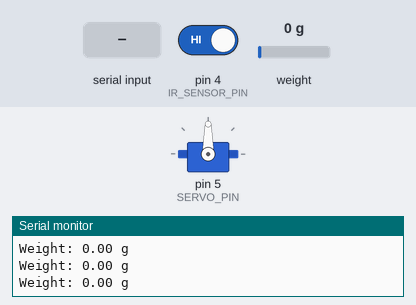
The sketch below on a simulated Arduino Uno, built with avr-gcc and run on an emulated ATmega328P. On the bench: servo, the last lines printed to the serial monitor. The test bench sets the inputs (shaded band); at power-on: pin 4 (IR_SENSOR_PIN) HIGH, weight on the scale 0 g.

Above: at 3.4 s.
3.5 s: pin 4 (IR_SENSOR_PIN) driven LOW
At 4.6 s:
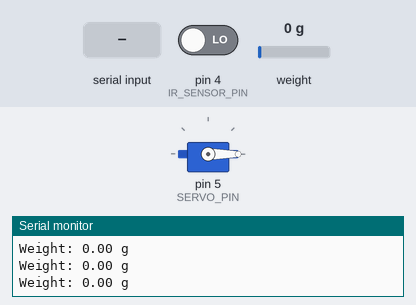
5.0 s: weight on the scale set to 81 g
6.5 s: weight on the scale set to 92 g
At 7.6 s:
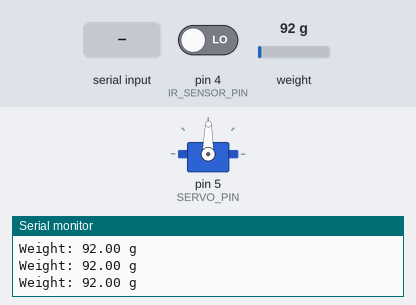
8.0 s: "f" received over Serial
At 9.4 s:
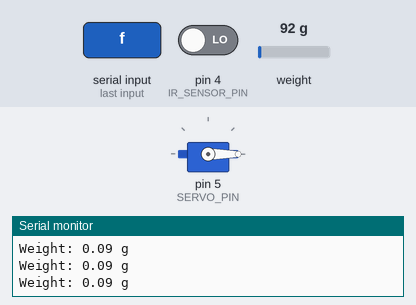
9.7 s: "v" received over Serial
At 11.1 s:
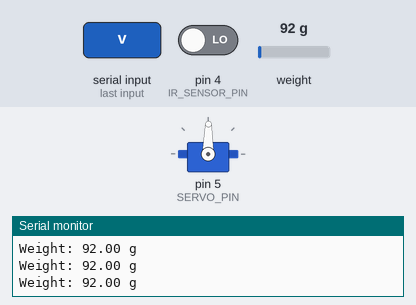
Timing chart, 0 to 12.7 s (numbered marks = the images above; inputs shaded):
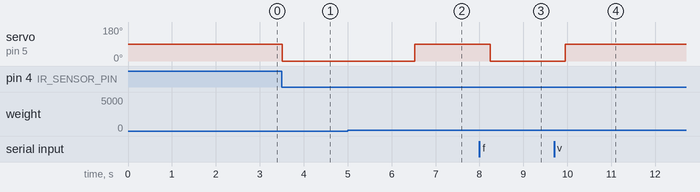

Measured:
- the behaviour switches between 84 and 85 g on weight on the scale (found by bisection; images 1 and 2)
- after the input at 3.5 s, servo on pin 5 (SERVO_PIN): 90° → 0° at once
- after the input at 6.5 s, servo on pin 5 (SERVO_PIN): 0° → 89° at once
- after the input at 8.0 s, servo on pin 5 (SERVO_PIN): 89° → 0° after 0.24 s
- after the input at 9.7 s, servo on pin 5 (SERVO_PIN): 0° → 89° after 0.26 s

The sketch:

code_1.ino
```cpp
#include <HX711.h>
#include <Servo.h>

// define pin numbers
#define LOADCELL_DOUT_PIN 3
#define LOADCELL_SCK_PIN 2
#define IR_SENSOR_PIN 4
#define SERVO_PIN 5

// create objects
HX711 scale;
Servo servo;
float calibration_factor = 37.27; //put some value and adjust it through serial monitor
//servo.write(0);
void setup() {
  // initialize serial communication
  Serial.begin(9600);

  Serial.println("HX711 calibration");
  Serial.println("Remove all weight from scale");
  Serial.println("After readings begin, place known weight on scale");
  Serial.println("Press a,s,d,f to increase calibration factor by 10,100,1000,10000 respectively");
  Serial.println("Press z,x,c,v to decrease calibration factor by 10,100,1000,10000 respectively");

  // initialize load cell
  scale.begin(LOADCELL_DOUT_PIN, LOADCELL_SCK_PIN);
  scale.set_scale();
  scale.tare();
   long zero_factor = scale.read_average(); //Get a baseline reading
  Serial.print("Zero factor: "); //This can be used to remove the need to tare the scale. Useful in permanent scale projects.
  Serial.println(zero_factor);

  // initialize servo
  servo.attach(SERVO_PIN);

  // set pin mode for IR sensor
  pinMode(IR_SENSOR_PIN, INPUT);
}

void loop() {
  // read load cell value and convert to grams
  float weight = scale.get_units();
  scale.set_scale(calibration_factor); //Adjust to this calibration factor

  // print weight to serial monitor
  Serial.print("Weight: ");
  Serial.print(weight);
  Serial.println(" g");
   if(Serial.available())
  {
    char temp = Serial.read();
    if(temp == '+' || temp == 'a')
      calibration_factor += 10;
    else if(temp == '-' || temp == 'z')
      calibration_factor -= 10;
    else if(temp == 's')
      calibration_factor += 100;
    else if(temp == 'x')
      calibration_factor -= 100;
    else if(temp == 'd')
      calibration_factor += 1000;
    else if(temp == 'c')
      calibration_factor -= 1000;
    else if(temp == 'f')
      calibration_factor += 10000;
    else if(temp == 'v')
      calibration_factor -= 10000;
    else if(temp == 't')
      scale.tare();  //Reset the scale to zero
  }
  // check if IR sensor detects fish
  if (digitalRead(IR_SENSOR_PIN) == LOW) {
    // check fish weight and move servo accordingly
    if (weight < 35) {
      servo.write(0); // move servo to left
     // delay(1000); // wait for servo to move
      //servo.write(90); // stop servo
    } else if (weight >= 85) {
      servo.write(89); // move servo to right
      //delay(1000); // wait for servo to move
      //servo.write(90); // stop servo
    }
  }

  // wait for a short time before reading again
  delay(0);
}
```
